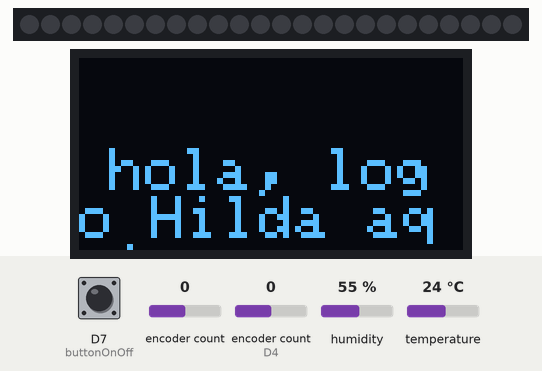
This sketch was run on a simulated Arduino MKR. Parts: 24 RGB LEDs in strip order, left to right, 128×64 one-colour display. The inputs (shaded band) are chosen by the test bench; at power-on: encoder count 0, encoder count (sensor on D4) 0, D7 (buttonOnOff) LOW, humidity 55 %, temperature 24 °C. The OLED is the two-colour kind (top 16 rows yellow); the local clock reads 2024-03-15 10:24:30 at power-on unless the sketch sets it; what the sketch prints to the serial monitor is not drawn.

Above: at 1.2 s.
1.3 s: encoder count (sensor 0) set to 1
At 15.29 s:
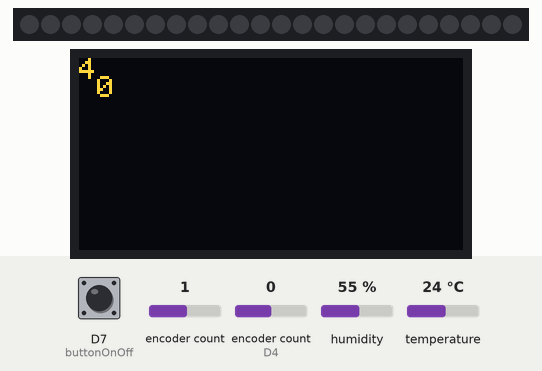
15.3 s: encoder count (sensor 0) set to 5
At 16.83 s:
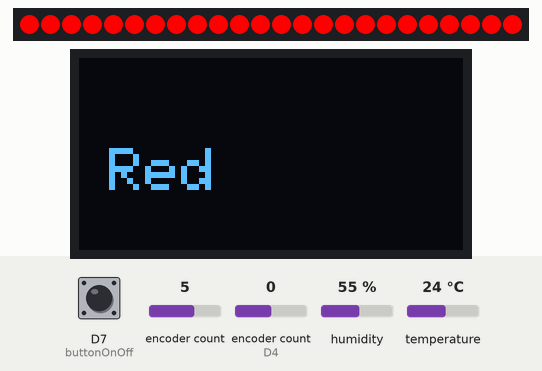
17.8 s: encoder count (sensor on D4) set to 1
At 18.13 s:
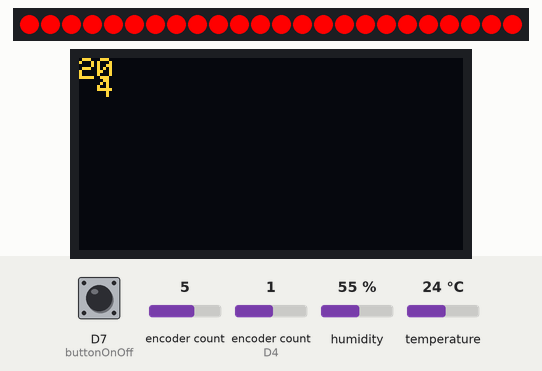
19.4 s: D7 (buttonOnOff) pulled HIGH for 0.15 s
At 20.64 s:
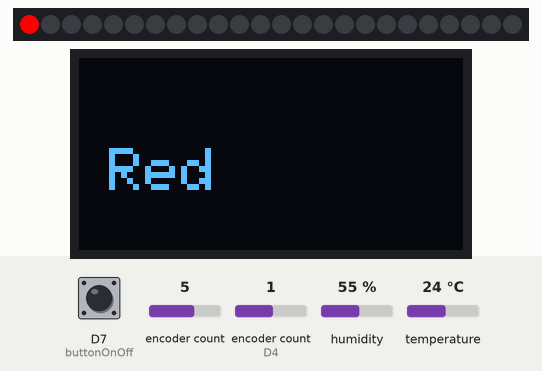
21.9 s: encoder count (sensor 0) set to 6
At 22.9 s:
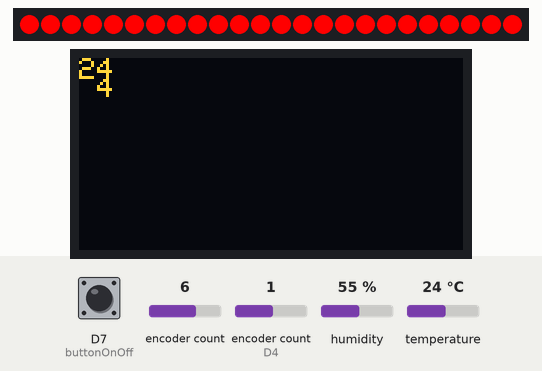
23.5 s: encoder count (sensor 0) set to 10
At 25.2 s:
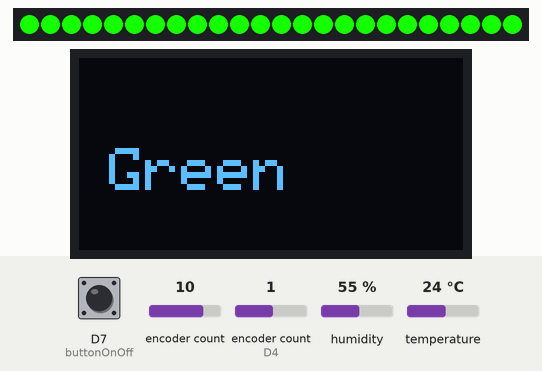
Timing chart, 0 to 26.7 s (numbered marks = the images above; inputs shaded):
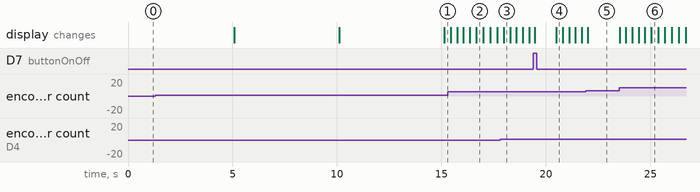

Measured:
- after the input at 15.3 s, the display: first changes after 0.14 s (image 2 shows a later state)
- after the input at 17.8 s, the display: changes after 0.19 s (image 3)
- after the input at 21.9 s, the display: changes after 0.10 s (image 5)
- after the input at 23.5 s, the display: first changes at once (image 6 shows a later state)

The sketch:

hilda_device_without_wifi_data_show.ino
```cpp
//BOARD

//MKR 1010

//OLED

//VCC 5V
//GND GND
//SDA 11 (SDA PIN)
//SCL 12 (SCL PIN)

//ENCODER 01

//VCC 5V
//GND GND
//DT D4
//CLK D5

//ENCODER 02

//VCC 5V
//GND GND
//DT D1
//CLK D0

//DHT 22

//VCC 5V
//GND GND
//OUT D9 (SCK PIN)

//LED STRIPE

//VCC 5V
//GND GND
//D1 D2

//PUSH BUTTONS 1,2,3

//VCC 5V
//GND BEFORE RESISTENCIA (CAFE-NEGRO-NARANJA-DORADO) TO GND
// DATA PIN IN FRONT DE GND TO D7, D8, D10

//LIBRARY TO GENERATE JSON FILES
#include <ArduinoJson.h>

//LIBRARY FOR ENCODER
#include <Encoder.h>

//PINS FOR ENCODERS
Encoder knobLeft(0, 1);
Encoder knobRight(4, 5);

//VARS FOR ENCODERS
long positionLeft  = -999;
long positionRight = -999;
long newLeft, newRight;

// RTC
#include <RTCZero.h>

/* Create an rtc object */
RTCZero rtc;

// RTC VARS
String dateDay = "";
String dateMonth = "";
String dateYear = "";

String date = "";
String hours = "";

long int unixSeg;

//OLED
#include <Wire.h>
#include <Adafruit_GFX.h>
#include <Adafruit_SSD1306.h>

//SIZE OLED PINS SET & SIZE
#define ANCHO 128
#define ALTO 64
#define OLED_RESET 3
Adafruit_SSD1306 oled(ANCHO, ALTO, &Wire, OLED_RESET);

//RGB LED PINS SET
#include <Adafruit_NeoPixel.h>
#ifdef __AVR__
 #include <avr/power.h> // Required for 16 MHz Adafruit Trinket
#endif

// Which pin on the Arduino is connected to the NeoPixels?
#define PIN 2 // On Trinket or Gemma, suggest changing this to 1
// How many NeoPixels are attached to the Arduino?
#define NUMPIXELS 24 // Popular NeoPixel ring size
Adafruit_NeoPixel pixels(NUMPIXELS, PIN, NEO_GRB + NEO_KHZ800);
#define DELAYVAL 5 // Time (in milliseconds) to pause between pixels

//TEMP SENSOR
#include "DHT.h"

//TEMP SENSOR KIND, PIN & INIT
#define DHTPIN 9
#define DHTTYPE DHT22
DHT dht(DHTPIN, DHTTYPE);

//VARS FOR DHT22
float hic;

//USERNAME & ID DEVICE
String user_name = "Camila";
int user_id_device = 12345;

//COLOR VARS
String name_color = "";
String name_body_part = "";

//STATE OF SCREENS
bool weMessageLogo = false;
bool weMessageNameUser = false;
bool showTemp = false;

//LED BUILT-IN FOR ON/OFF
//int led = 6;

//BUTTONS STATE & COUNT
int buttonOnOff = 7;
int buttonState = 0;

void setup() {

  // SERIAL BEGIN
  Serial.begin(9600);
  Serial.println("Hilda device Test");

  // //RTC FOR JUST NOW DATE
  rtc.begin(); // initialize RTC
  rtc.setEpoch(1574350789); // SECS UNTIL NOV ALWAYS DEVALUABLE

  dateDay = rtc.getDay();
  dateMonth = rtc.getMonth();
  dateYear = rtc.getYear();
  date = dateDay + "/" + dateMonth + "/" + dateYear;

  // LED RGB SET
  pixels.begin(); // INITIALIZE NeoPixel strip object

  // INIT BUS I2C
  Wire.begin();
  oled.begin(SSD1306_SWITCHCAPVCC, 0x3C);

  // SENSOR DHT BEGIN
  dht.begin();

  //LED
  //pinMode(led,OUTPUT);

  //BUTTONS
  pinMode(buttonOnOff,INPUT);

}

void loop(){

  // eval welcome logo
  if(weMessageLogo != true){
    welcomeMessageLogo();
  }

  // eval welcome message
  if(weMessageNameUser != true){
    welcomeMessageNameUser();
  }

  // eval temp button
  if(showTemp != true){
    tempSensorData();
  }

  // encoder read
  encoderReadPos();

  // color match and coloring leds
  matchEncoderColor();

  if(digitalRead(buttonOnOff) == HIGH){
    writeJson();
    delay(1000);
  }
}

// Custom Function - welcomeMessageLogo()
void welcomeMessageLogo() {

  // Print in oled temp results
  oled.clearDisplay();
  oled.setTextColor(WHITE);
  oled.setCursor (10, 30);
  oled.setTextSize(2);
  oled.print("hola, logo Hilda aqui");
  oled.display();
  delay(5000);
  weMessageLogo = true;

}

// Custom Function - welcomeMessageNameUser()
void welcomeMessageNameUser(){

  // Print in oled temp results
  oled.clearDisplay();
  oled.setTextColor(WHITE);
  oled.setCursor (10, 30);
  oled.setTextSize(2);
  oled.print("hola," + user_name);
  oled.display();
  delay(5000);
  weMessageNameUser = true;

}

// Custom Function - encoderReadPos()
void encoderReadPos() {

  newLeft = knobLeft.read();
  newRight = knobRight.read();

  if (newLeft != positionLeft || newRight != positionRight) {
    if(newLeft <= 100 || newRight <= 7){

      //Serial.print("Left = ");
      Serial.print(newLeft);
      //Serial.print(", Right = ");
      Serial.print(newRight);
      //Serial.println();
      positionLeft = newLeft;
      positionRight = newRight;

      // Print in oled temp results
      oled.clearDisplay();
      oled.setTextColor(WHITE);

      oled.setCursor(0, 0);
      oled.setTextSize(1);
      oled.print(newLeft);

      oled.setCursor(6, 6);
      oled.setTextSize(1);
      oled.print(newRight);

      oled.display();
    }
  }
}

// Custom Function - matchEncoderColor()
void matchEncoderColor(){

  if(newLeft == 10){
    name_color = "Non";
    name_body_part = "Ninguna";
    Serial.println("Ninguna");
    Serial.println("non");
    printOledColorMessages(name_color);
    printLedRGB( 0, 0, 0); // non

  }

  if(newLeft == 20){
    name_color = "Red";
    name_body_part = "Cabeza";
    Serial.println("Cabeza");
    Serial.println("red");
    printOledColorMessages(name_color);
    printLedRGB( 255, 0, 0); // red

  }
  if(newLeft == 30){
    name_color = "Orange";
    name_body_part = "Cuello";
    Serial.println("Cuello");
    Serial.println("orange");
    printOledColorMessages(name_color);
    printLedRGB( 255, 120, 0); // orange

  }
  if(newLeft == 40){
    name_color = "Green";
    name_body_part = "Busto";
    Serial.println("Busto");
    Serial.println("green");
    printOledColorMessages(name_color);
    printLedRGB( 20, 255, 0); // green

  }
  if(newLeft == 50){
    name_color = "Yellow";
    name_body_part = "Abdomen";
    Serial.println("Abdomen");
    Serial.println("yellow");
    printOledColorMessages(name_color);
    printLedRGB( 255, 240, 0); // yellow

  }
  if(newLeft == 60){
    name_color = "Brown";
    name_body_part = "Articulaciones";
    Serial.println("Articulaciones");
    Serial.println("brown");
    printOledColorMessages(name_color);
    printLedRGB( 85, 65, 0); // brown

  }
  if(newLeft == 70){
    name_color = "Blue";
    name_body_part = "Espalda";
    Serial.println("Espalda");
    Serial.println("blue");
    printOledColorMessages(name_color);
    printLedRGB( 0, 60, 255); // blue

  }
  if(newLeft == 80){
    name_color = "Fucsia";
    name_body_part = "Pies";
    Serial.println("Pies");
    Serial.println("fucsia");
    printOledColorMessages(name_color);
    printLedRGB( 255, 0, 110); // Fucsia

  }
}

// Custom Function - printLedRGB()
void printLedRGB(int red_light_value, int green_light_value, int blue_light_value) {

  pixels.clear();
  for(int i=0; i<NUMPIXELS; i++) {
    pixels.setPixelColor(i, pixels.Color(red_light_value, green_light_value, blue_light_value));
    pixels.show();
    delay(DELAYVAL);
  }
}

// Custom Function - printOledMessages()
void printOledColorMessages(String name_color){

  oled.clearDisplay();
  oled.setTextColor(WHITE);
  oled.setCursor(0, 0);
  oled.setCursor (10, 30);
  oled.setTextSize(2);
  oled.print(name_color);
  oled.display();
}

// Custom Function - tempSensor()
void tempSensorData() {

  float t;
  float h;

  h = dht.readHumidity();
  t = dht.readTemperature();

  hic = dht.computeHeatIndex(t,h, false);

  //Print in oled temp results
  oled.clearDisplay();
  oled.setTextColor(WHITE);
  oled.setCursor(0, 0);
  oled.setTextSize(1);
  oled.print("La temperatura de Hilda es:");
  oled.setCursor (10, 30);
  oled.setTextSize(2);
  oled.print(hic);
  oled.print(" C");
  oled.display();
  delay(5000);

  //Print in the serial Monitor
  Serial.println(hic);

  showTemp = true;

}

void writeJson(){

    //StaticJsonDocument<500> doc;
     StaticJsonDocument<500> doc;

    // write json pairs
    //doc["counter_registers_value"] = countRegisters;
    doc["time-unixtime"] = unixSeg;
    doc["date"] = date;
    doc["user_name"] = user_id_device;
    doc["temperature"] = hic;
    doc["pain_level"] = newRight;
    doc["pain_location"] = name_body_part;
    doc["name_color"] = name_color;
    serializeJsonPretty(doc, Serial);
    //delay(50000);

}
```
